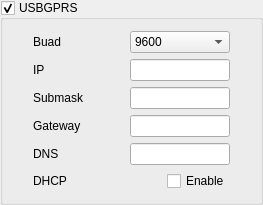
                <widget class="QGroupBox" name="Network_USBGPRS">
                 <property name="font">
                  <font>
                   <weight>50</weight>
                   <bold>false</bold>
                  </font>
                 </property>
                 <property name="title">
                  <string>USBGPRS</string>
                 </property>
                 <property name="flat">
                  <bool>true</bool>
                 </property>
                 <property name="checkable">
                  <bool>true</bool>
                 </property>
                 <layout class="QVBoxLayout" name="verticalLayout_24">
                  <property name="leftMargin">
                   <number>30</number>
                  </property>
                  <property name="rightMargin">
                   <number>30</number>
                  </property>
                  <item>
                   <layout class="QHBoxLayout" name="horizontalLayout_48">
                    <item>
                     <widget class="QLabel" name="label_7">
                      <property name="text">
                       <string>Buad   </string>
                      </property>
                     </widget>
                    </item>
                    <item>
                     <spacer name="horizontalSpacer_14">
                      <property name="orientation">
                       <enum>Qt::Horizontal</enum>
                      </property>
                      <property name="sizeHint" stdset="0">
                       <size>
                        <width>40</width>
                        <height>20</height>
                       </size>
                      </property>
                     </spacer>
                    </item>
                    <item>
                     <widget class="QComboBox" name="Network_USBGPRS_Buad_Enum_Text">
                      <property name="minimumSize">
                       <size>
                        <width>100</width>
                        <height>0</height>
                       </size>
                      </property>
                      <property name="maximumSize">
                       <size>
                        <width>100</width>
                        <height>16777215</height>
                       </size>
                      </property>
                      <item>
                       <property name="text">
                        <string>9600</string>
                       </property>
                       <property name="icon">
                        <iconset resource="../IDE.qrc">
                         <normaloff>:/Menu/rc/Menu/eye.png</normaloff>:/Menu/rc/Menu/eye.png</iconset>
                       </property>
                      </item>
                      <item>
                       <property name="text">
                        <string>38400</string>
                       </property>
                       <property name="icon">
                        <iconset resource="../IDE.qrc">
                         <normaloff>:/Menu/rc/Menu/eye.png</normaloff>:/Menu/rc/Menu/eye.png</iconset>
                       </property>
                      </item>
                      <item>
                       <property name="text">
                        <string>57600</string>
                       </property>
                       <property name="icon">
                        <iconset resource="../IDE.qrc">
                         <normaloff>:/Menu/rc/Menu/eye.png</normaloff>:/Menu/rc/Menu/eye.png</iconset>
                       </property>
                      </item>
                      <item>
                       <property name="text">
                        <string>115200</string>
                       </property>
                       <property name="icon">
                        <iconset resource="../IDE.qrc">
                         <normaloff>:/Menu/rc/Menu/eye.png</normaloff>:/Menu/rc/Menu/eye.png</iconset>
                       </property>
                      </item>
                      <item>
                       <property name="text">
                        <string>125000</string>
                       </property>
                       <property name="icon">
                        <iconset resource="../IDE.qrc">
                         <normaloff>:/Menu/rc/Menu/eye.png</normaloff>:/Menu/rc/Menu/eye.png</iconset>
                       </property>
                      </item>
                      <item>
                       <property name="text">
                        <string>256000</string>
                       </property>
                       <property name="icon">
                        <iconset resource="../IDE.qrc">
                         <normaloff>:/Menu/rc/Menu/eye.png</normaloff>:/Menu/rc/Menu/eye.png</iconset>
                       </property>
                      </item>
                     </widget>
                    </item>
                   </layout>
                  </item>
                  <item>
                   <layout class="QHBoxLayout" name="horizontalLayout_47">
                    <item>
                     <widget class="QLabel" name="label_5">
                      <property name="text">
                       <string>IP     </string>
                      </property>
                     </widget>
                    </item>
                    <item>
                     <spacer name="horizontalSpacer_15">
                      <property name="orientation">
                       <enum>Qt::Horizontal</enum>
                      </property>
                      <property name="sizeHint" stdset="0">
                       <size>
                        <width>40</width>
                        <height>20</height>
                       </size>
                      </property>
                     </spacer>
                    </item>
                    <item>
                     <widget class="QLineEdit" name="Network_USBGPRS_IP_String_Text">
                      <property name="minimumSize">
                       <size>
                        <width>100</width>
                        <height>0</height>
                       </size>
                      </property>
                      <property name="maximumSize">
                       <size>
                        <width>100</width>
                        <height>16777215</height>
                       </size>
                      </property>
                     </widget>
                    </item>
                   </layout>
                  </item>
                  <item>
                   <layout class="QHBoxLayout" name="horizontalLayout_46">
                    <item>
                     <widget class="QLabel" name="label_12">
                      <property name="text">
                       <string>Submask</string>
                      </property>
                     </widget>
                    </item>
                    <item>
                     <spacer name="horizontalSpacer_16">
                      <property name="orientation">
                       <enum>Qt::Horizontal</enum>
                      </property>
                      <property name="sizeHint" stdset="0">
                       <size>
                        <width>40</width>
                        <height>20</height>
                       </size>
                      </property>
                     </spacer>
                    </item>
                    <item>
                     <widget class="QLineEdit" name="Network_USBGPRS_Submask_String_Text">
                      <property name="minimumSize">
                       <size>
                        <width>100</width>
                        <height>0</height>
                       </size>
                      </property>
                      <property name="maximumSize">
                       <size>
                        <width>100</width>
                        <height>16777215</height>
                       </size>
                      </property>
                     </widget>
                    </item>
                   </layout>
                  </item>
                  <item>
                   <layout class="QHBoxLayout" name="horizontalLayout_16">
                    <item>
                     <widget class="QLabel" name="label_13">
                      <property name="text">
                       <string>Gateway</string>
                      </property>
                     </widget>
                    </item>
                    <item>
                     <spacer name="horizontalSpacer_17">
                      <property name="orientation">
                       <enum>Qt::Horizontal</enum>
                      </property>
                      <property name="sizeHint" stdset="0">
                       <size>
                        <width>40</width>
                        <height>20</height>
                       </size>
                      </property>
                     </spacer>
                    </item>
                    <item>
                     <widget class="QLineEdit" name="Network_USBGPRS_Gateway_String_Text">
                      <property name="minimumSize">
                       <size>
                        <width>100</width>
                        <height>0</height>
                       </size>
                      </property>
                      <property name="maximumSize">
                       <size>
                        <width>100</width>
                        <height>16777215</height>
                       </size>
                      </property>
                     </widget>
                    </item>
                   </layout>
                  </item>
                  <item>
                   <layout class="QHBoxLayout" name="horizontalLayout_14">
                    <item>
                     <widget class="QLabel" name="label_14">
                      <property name="text">
                       <string>DNS    </string>
                      </property>
                     </widget>
                    </item>
                    <item>
                     <spacer name="horizontalSpacer_31">
                      <property name="orientation">
                       <enum>Qt::Horizontal</enum>
                      </property>
                      <property name="sizeHint" stdset="0">
                       <size>
                        <width>40</width>
                        <height>20</height>
                       </size>
                      </property>
                     </spacer>
                    </item>
                    <item>
                     <widget class="QLineEdit" name="Network_USBGPRS_DNS_String_Text">
                      <property name="minimumSize">
                       <size>
                        <width>100</width>
                        <height>0</height>
                       </size>
                      </property>
                      <property name="maximumSize">
                       <size>
                        <width>100</width>
                        <height>16777215</height>
                       </size>
                      </property>
                     </widget>
                    </item>
                   </layout>
                  </item>
                  <item>
                   <layout class="QHBoxLayout" name="horizontalLayout_13">
                    <item>
                     <widget class="QLabel" name="label_26">
                      <property name="text">
                       <string>DHCP   </string>
                      </property>
                     </widget>
                    </item>
                    <item>
                     <spacer name="horizontalSpacer_32">
                      <property name="orientation">
                       <enum>Qt::Horizontal</enum>
                      </property>
                      <property name="sizeHint" stdset="0">
                       <size>
                        <width>40</width>
                        <height>20</height>
                       </size>
                      </property>
                     </spacer>
                    </item>
                    <item>
                     <widget class="QCheckBox" name="Network_USBGPRS_DHCP_Bool_IsChecked">
                      <property name="minimumSize">
                       <size>
                        <width>0</width>
                        <height>0</height>
                       </size>
                      </property>
                      <property name="text">
                       <string>Enable</string>
                      </property>
                     </widget>
                    </item>
                   </layout>
                  </item>
                 </layout>
                </widget>
